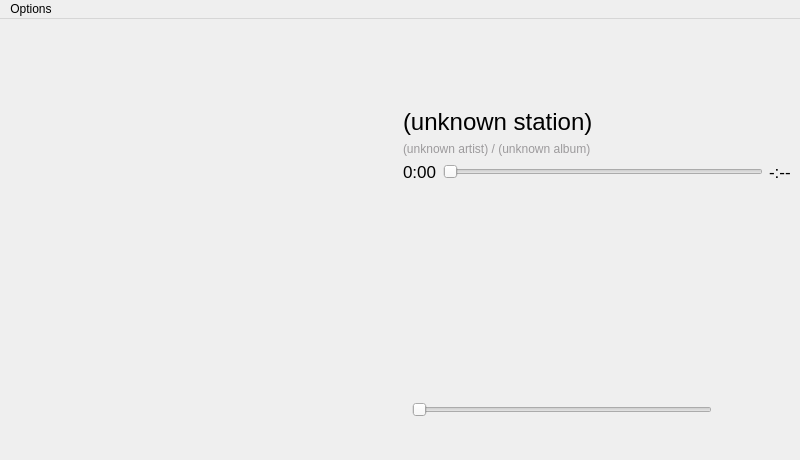
<?xml version="1.0" encoding="UTF-8"?>
<ui version="4.0">
 <class>RadioNowPlayingWindow</class>
 <widget class="QMainWindow" name="RadioNowPlayingWindow">
  <property name="geometry">
   <rect>
    <x>0</x>
    <y>0</y>
    <width>800</width>
    <height>460</height>
   </rect>
  </property>
  <property name="windowTitle">
   <string>Now playing</string>
  </property>
  <widget class="QWidget" name="centralwidget">
   <layout class="QVBoxLayout" name="verticalLayout_3">
    <item>
     <layout class="QHBoxLayout" name="mainLayout">
      <item>
       <layout class="QHBoxLayout" name="horizontalLayout">
        <item>
         <spacer name="horizontalSpacer_2">
          <property name="orientation">
           <enum>Qt::Horizontal</enum>
          </property>
          <property name="sizeHint" stdset="0">
           <size>
            <width>40</width>
            <height>20</height>
           </size>
          </property>
         </spacer>
        </item>
        <item>
         <layout class="QVBoxLayout" name="verticalLayout">
          <item>
           <spacer name="verticalSpacer">
            <property name="orientation">
             <enum>Qt::Vertical</enum>
            </property>
            <property name="sizeHint" stdset="0">
             <size>
              <width>20</width>
              <height>40</height>
             </size>
            </property>
           </spacer>
          </item>
          <item>
           <spacer name="verticalSpacer_5">
            <property name="orientation">
             <enum>Qt::Vertical</enum>
            </property>
            <property name="sizeHint" stdset="0">
             <size>
              <width>20</width>
              <height>40</height>
             </size>
            </property>
           </spacer>
          </item>
          <item>
           <widget class="QLabel" name="label">
            <property name="minimumSize">
             <size>
              <width>295</width>
              <height>295</height>
             </size>
            </property>
            <property name="maximumSize">
             <size>
              <width>295</width>
              <height>295</height>
             </size>
            </property>
            <property name="text">
             <string/>
            </property>
            <property name="pixmap">
             <pixmap>../../../../../../../usr/share/icons/hicolor/295x295/hildon/mediaplayer_default_stream.png</pixmap>
            </property>
           </widget>
          </item>
          <item>
           <spacer name="verticalSpacer_2">
            <property name="orientation">
             <enum>Qt::Vertical</enum>
            </property>
            <property name="sizeHint" stdset="0">
             <size>
              <width>20</width>
              <height>40</height>
             </size>
            </property>
           </spacer>
          </item>
         </layout>
        </item>
        <item>
         <spacer name="horizontalSpacer_3">
          <property name="orientation">
           <enum>Qt::Horizontal</enum>
          </property>
          <property name="sizeHint" stdset="0">
           <size>
            <width>40</width>
            <height>20</height>
           </size>
          </property>
         </spacer>
        </item>
       </layout>
      </item>
      <item>
       <layout class="QVBoxLayout" name="verticalLayout_2">
        <item>
         <spacer name="verticalSpacer_4">
          <property name="orientation">
           <enum>Qt::Vertical</enum>
          </property>
          <property name="sizeType">
           <enum>QSizePolicy::Fixed</enum>
          </property>
          <property name="sizeHint" stdset="0">
           <size>
            <width>20</width>
            <height>80</height>
           </size>
          </property>
         </spacer>
        </item>
        <item>
         <widget class="QLabel" name="stationLabel">
          <property name="sizePolicy">
           <sizepolicy hsizetype="Maximum" vsizetype="Preferred">
            <horstretch>0</horstretch>
            <verstretch>0</verstretch>
           </sizepolicy>
          </property>
          <property name="font">
           <font>
            <pointsize>18</pointsize>
           </font>
          </property>
          <property name="text">
           <string>(unknown station)</string>
          </property>
         </widget>
        </item>
        <item>
         <widget class="QLabel" name="artistAlbumLabel">
          <property name="styleSheet">
           <string notr="true">color: rgb(156, 154, 156);</string>
          </property>
          <property name="text">
           <string>(unknown artist) / (unknown album)</string>
          </property>
         </widget>
        </item>
        <item>
         <layout class="QHBoxLayout" name="horizontalLayout_3">
          <item>
           <widget class="QLabel" name="elpasedTLabel">
            <property name="font">
             <font>
              <pointsize>13</pointsize>
             </font>
            </property>
            <property name="text">
             <string>0:00</string>
            </property>
           </widget>
          </item>
          <item>
           <widget class="QSlider" name="horizontalSlider">
            <property name="enabled">
             <bool>false</bool>
            </property>
            <property name="orientation">
             <enum>Qt::Horizontal</enum>
            </property>
           </widget>
          </item>
          <item>
           <widget class="QLabel" name="streamLengthLabel">
            <property name="font">
             <font>
              <pointsize>13</pointsize>
             </font>
            </property>
            <property name="text">
             <string>-:--</string>
            </property>
           </widget>
          </item>
         </layout>
        </item>
        <item>
         <spacer name="verticalSpacer_3">
          <property name="orientation">
           <enum>Qt::Vertical</enum>
          </property>
          <property name="sizeType">
           <enum>QSizePolicy::Expanding</enum>
          </property>
          <property name="sizeHint" stdset="0">
           <size>
            <width>20</width>
            <height>40</height>
           </size>
          </property>
         </spacer>
        </item>
       </layout>
      </item>
     </layout>
    </item>
    <item>
     <layout class="QHBoxLayout" name="horizontalLayout_5">
      <item>
       <widget class="QWidget" name="buttonsWidget" native="true">
        <property name="sizePolicy">
         <sizepolicy hsizetype="Expanding" vsizetype="Preferred">
          <horstretch>0</horstretch>
          <verstretch>0</verstretch>
         </sizepolicy>
        </property>
        <layout class="QHBoxLayout" name="buttonsLayout">
         <property name="spacing">
          <number>25</number>
         </property>
         <property name="margin">
          <number>0</number>
         </property>
         <item>
          <widget class="QWidget" name="spacerWidget" native="true">
           <layout class="QHBoxLayout" name="horizontalLayout_2">
            <item>
             <spacer name="horizontalSpacer_4">
              <property name="orientation">
               <enum>Qt::Horizontal</enum>
              </property>
              <property name="sizeType">
               <enum>QSizePolicy::Fixed</enum>
              </property>
              <property name="sizeHint" stdset="0">
               <size>
                <width>5</width>
                <height>20</height>
               </size>
              </property>
             </spacer>
            </item>
           </layout>
          </widget>
         </item>
         <item>
          <widget class="QToolButton" name="prevButton">
           <property name="minimumSize">
            <size>
             <width>64</width>
             <height>64</height>
            </size>
           </property>
           <property name="maximumSize">
            <size>
             <width>64</width>
             <height>64</height>
            </size>
           </property>
           <property name="styleSheet">
            <string notr="true">border: none;</string>
           </property>
           <property name="text">
            <string/>
           </property>
           <property name="iconSize">
            <size>
             <width>64</width>
             <height>64</height>
            </size>
           </property>
          </widget>
         </item>
         <item>
          <widget class="QToolButton" name="playButton">
           <property name="minimumSize">
            <size>
             <width>64</width>
             <height>64</height>
            </size>
           </property>
           <property name="maximumSize">
            <size>
             <width>64</width>
             <height>64</height>
            </size>
           </property>
           <property name="styleSheet">
            <string notr="true">border: none;</string>
           </property>
           <property name="text">
            <string/>
           </property>
           <property name="iconSize">
            <size>
             <width>64</width>
             <height>64</height>
            </size>
           </property>
          </widget>
         </item>
         <item>
          <widget class="QToolButton" name="nextButton">
           <property name="minimumSize">
            <size>
             <width>64</width>
             <height>64</height>
            </size>
           </property>
           <property name="maximumSize">
            <size>
             <width>64</width>
             <height>64</height>
            </size>
           </property>
           <property name="styleSheet">
            <string notr="true">border: none;</string>
           </property>
           <property name="text">
            <string/>
           </property>
           <property name="iconSize">
            <size>
             <width>64</width>
             <height>64</height>
            </size>
           </property>
          </widget>
         </item>
         <item>
          <widget class="QWidget" name="spacerWidget2" native="true">
           <layout class="QHBoxLayout" name="horizontalLayout_6">
            <property name="spacing">
             <number>0</number>
            </property>
            <property name="margin">
             <number>0</number>
            </property>
            <item>
             <spacer name="horizontalSpacer">
              <property name="orientation">
               <enum>Qt::Horizontal</enum>
              </property>
              <property name="sizeType">
               <enum>QSizePolicy::Expanding</enum>
              </property>
              <property name="sizeHint" stdset="0">
               <size>
                <width>40</width>
                <height>20</height>
               </size>
              </property>
             </spacer>
            </item>
           </layout>
          </widget>
         </item>
        </layout>
       </widget>
      </item>
      <item>
       <widget class="QWidget" name="volumeWidget" native="true">
        <property name="sizePolicy">
         <sizepolicy hsizetype="Minimum" vsizetype="Preferred">
          <horstretch>0</horstretch>
          <verstretch>0</verstretch>
         </sizepolicy>
        </property>
        <layout class="QHBoxLayout" name="horizontalLayout_4">
         <item>
          <widget class="QSlider" name="volumeSlider">
           <property name="maximum">
            <number>100</number>
           </property>
           <property name="singleStep">
            <number>1</number>
           </property>
           <property name="orientation">
            <enum>Qt::Horizontal</enum>
           </property>
          </widget>
         </item>
         <item>
          <widget class="QToolButton" name="volumeButton">
           <property name="minimumSize">
            <size>
             <width>64</width>
             <height>64</height>
            </size>
           </property>
           <property name="maximumSize">
            <size>
             <width>64</width>
             <height>64</height>
            </size>
           </property>
           <property name="styleSheet">
            <string notr="true">border: none;</string>
           </property>
           <property name="text">
            <string/>
           </property>
           <property name="iconSize">
            <size>
             <width>64</width>
             <height>64</height>
            </size>
           </property>
          </widget>
         </item>
        </layout>
       </widget>
      </item>
     </layout>
    </item>
   </layout>
  </widget>
  <widget class="QMenuBar" name="menubar">
   <property name="geometry">
    <rect>
     <x>0</x>
     <y>0</y>
     <width>800</width>
     <height>25</height>
    </rect>
   </property>
   <widget class="QMenu" name="menuOptions">
    <property name="title">
     <string>Options</string>
    </property>
    <addaction name="actionFM_transmitter"/>
    <addaction name="actionAdd_radio_bookmark"/>
   </widget>
   <addaction name="menuOptions"/>
  </widget>
  <action name="actionFM_transmitter">
   <property name="text">
    <string>FM transmitter</string>
   </property>
  </action>
  <action name="actionAdd_radio_bookmark">
   <property name="text">
    <string>Add radio bookmark</string>
   </property>
  </action>
 </widget>
 <resources/>
 <connections/>
</ui>
